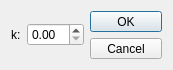
<?xml version="1.0" encoding="UTF-8"?>
<ui version="4.0">
 <class>BrightnessNormalizationDialog</class>
 <widget class="QDialog" name="BrightnessNormalizationDialog">
  <property name="geometry">
   <rect>
    <x>0</x>
    <y>0</y>
    <width>173</width>
    <height>70</height>
   </rect>
  </property>
  <property name="minimumSize">
   <size>
    <width>173</width>
    <height>70</height>
   </size>
  </property>
  <property name="maximumSize">
   <size>
    <width>173</width>
    <height>70</height>
   </size>
  </property>
  <property name="windowTitle">
   <string>Dialog</string>
  </property>
  <layout class="QHBoxLayout" name="horizontalLayout_2">
   <item>
    <layout class="QHBoxLayout" name="horizontalLayout">
     <item>
      <widget class="QLabel" name="label">
       <property name="text">
        <string>k:</string>
       </property>
      </widget>
     </item>
     <item>
      <widget class="QDoubleSpinBox" name="k">
       <property name="singleStep">
        <double>0.010000000000000</double>
       </property>
      </widget>
     </item>
    </layout>
   </item>
   <item>
    <widget class="QDialogButtonBox" name="buttonBox">
     <property name="orientation">
      <enum>Qt::Vertical</enum>
     </property>
     <property name="standardButtons">
      <set>QDialogButtonBox::Cancel|QDialogButtonBox::Ok</set>
     </property>
    </widget>
   </item>
  </layout>
 </widget>
 <resources/>
 <connections>
  <connection>
   <sender>buttonBox</sender>
   <signal>accepted()</signal>
   <receiver>BrightnessNormalizationDialog</receiver>
   <slot>accept()</slot>
   <hints>
    <hint type="sourcelabel">
     <x>248</x>
     <y>254</y>
    </hint>
    <hint type="destinationlabel">
     <x>157</x>
     <y>274</y>
    </hint>
   </hints>
  </connection>
  <connection>
   <sender>buttonBox</sender>
   <signal>rejected()</signal>
   <receiver>BrightnessNormalizationDialog</receiver>
   <slot>reject()</slot>
   <hints>
    <hint type="sourcelabel">
     <x>316</x>
     <y>260</y>
    </hint>
    <hint type="destinationlabel">
     <x>286</x>
     <y>274</y>
    </hint>
   </hints>
  </connection>
 </connections>
</ui>
